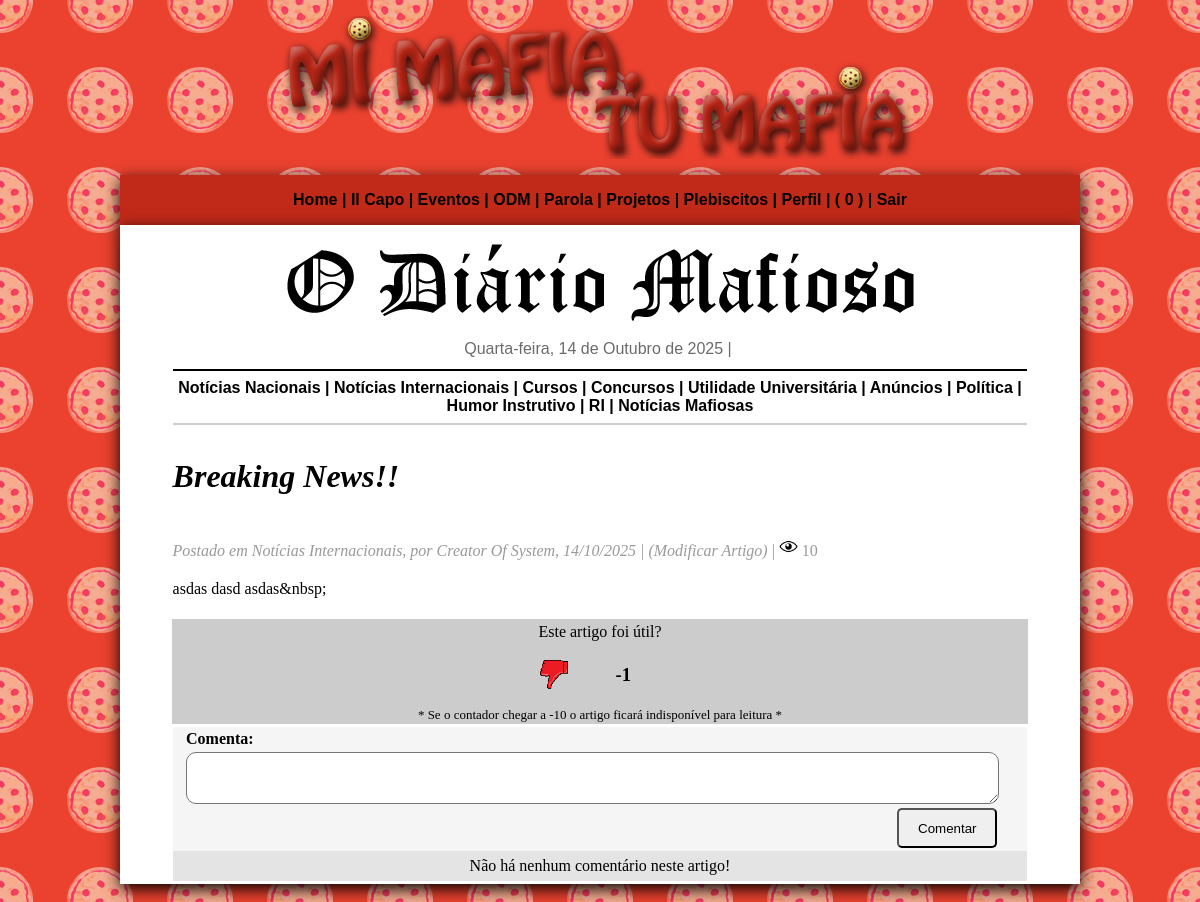
Page /readpost.php?i=3 (signed in) on the committed database.
### tables this page shows
CREATE TABLE `posts` (
  `id_post` int(11) NOT NULL,
  `tit_post` varchar(200) NOT NULL,
  `text_post` text NOT NULL,
  `creat_post` varchar(200) NOT NULL,
  `date_post` varchar(20) NOT NULL,
  `totutil_post` varchar(200) NOT NULL,
  `cat_post` varchar(200) NOT NULL,
  `font_post` text NOT NULL,
  `vis_post` int(11) NOT NULL,
  `util_post` int(11) NOT NULL,
  `inutil_post` int(11) NOT NULL
);

CREATE TABLE `user` (
  `id_user` int(11) NOT NULL,
  `nome_user` varchar(200) NOT NULL,
  `sobrenome_user` varchar(200) NOT NULL,
  `nickname_user` varchar(20) NOT NULL,
  `bday_user` varchar(20) NOT NULL,
  `turno_user` varchar(10) NOT NULL,
  `mail_user` varchar(200) NOT NULL,
  `sexo_user` varchar(20) NOT NULL,
  `pass_user` varchar(200) NOT NULL,
  `desc_user` text NOT NULL,
  `matricula_user` varchar(20) NOT NULL,
  `photo_user` varchar(20) NOT NULL
);

### readpost.php (the view, shortened to what the rows shown need)
<?php
include('rest.php');
include('conectar.php');
$post_id = $_GET['i'] ?? '';
$query_guy= "SELECT * FROM user WHERE nickname_user = ?";
$stmt_guy = $conexao->prepare($query_guy);
$stmt_guy->bind_param("s", $login_user);
$stmt_guy->execute();
$rs_guy   = $stmt_guy->get_result();
$infoguy  = $rs_guy->fetch_assoc();
$id_user	= $infoguy['id_user'];
$query_post = "SELECT * FROM posts WHERE id_post = ?";
$stmt_post = $conexao->prepare($query_post);
$stmt_post->bind_param("s", $post_id);
$stmt_post->execute();
$rs_post = $stmt_post->get_result();
$postinfo = $rs_post->fetch_assoc();
$tit_post     = $postinfo['tit_post'];
$text_post    = $postinfo['text_post'];
$creat_post	  = $postinfo['creat_post'];
$date_post    = new DateTime($postinfo['date_post']);
$area	      = $postinfo['cat_post'];
$sees_all	  = $postinfo['vis_post'];
$totutil_post = $postinfo['totutil_post'];
$nome_creat     = '';
$sobnome_creat  = '';
if($creat_post != 0){
    $query_creat = "SELECT * FROM user WHERE id_user = ?";
    $stmt_creat = $conexao->prepare($query_creat);
    $stmt_creat->bind_param("s", $creat_post);
    $stmt_creat->execute();
    $rs_creat = $stmt_creat->get_result();
    $creatinfus = $rs_creat->fetch_assoc();
    $nome_creat     = $creatinfus['nome_user'];
    $sobnome_creat  = $creatinfus['sobrenome_user'];
}
include('areas.php');
?>
<!DOCTYPE html PUBLIC "-//W3C//DTD XHTML 1.0 Transitional//EN" "http://www.w3.org/TR/xhtml1/DTD/xhtml1-transitional.dtd">
<html xmlns="http://www.w3.org/1999/xhtml">
<head>
<link rel="stylesheet" href="css/geral.css" type="text/css" />
</head>
<body leftmargin="0" topmargin="0" background="img/back2.png">
<table cellpadding="0" cellspacing="0" width="100%" border="0">
  <tr>
    <td bgcolor="#FFFFFF" style="box-shadow: 0px 5px 15px #000;" height="500" valign="top">
        <table width="100%" border="0">
            <tr>
                <td align="left" valign="top">
                <font face="Georgia, Times New Roman, Times, serif">
                    <h1><i>
                    <?php
                        if($tit_post == ''){
                            echo 'Sem título';
                        }else{
                            echo $tit_post;
                        }
                    ?>
                    </i></h1>
                </font>
                </td>
            </tr>
            <tr>
                <td align="left" style="font-family:Georgia, 'Times New Roman', Times, serif; color:#999;">
                    <p>
                        <i>
                        Postado em <a style="color:#999;" href="odmareas.php?a=<?=$area?>"><?=$area_text?></a>, por <?php if($nome_creat == ''){ echo 'Sistema'; }else{ ?> <a style="font-family:Georgia, 'Times New Roman', Times, serif; color:#999;" href="perfil.php?p=<?=$creat_post?>"><font style="text-transform:capitalize;"><?=$nome_creat?> <?=$sobnome_creat?></font></a><?php } ?>, <?=$date_post->format('d/m/Y');?><?php if ($id_user == $creat_post) {?> | (<a style="color:#999" href="editpost.php?i=<?=$post_id?>">Modificar Artigo</a>)
                        <?php } ?>
                        </i>
                        | <span title="Este artigo foi visto <?=$sees_all;?> <?php if($sees_all == 1){ echo 'vez'; }else{ echo 'vezes'; } ?>"><img src="img/eye.png" width="19px"> <?=$sees_all;?></span>
                    </p>
                </td>
            </tr>
            <tr>
                <td>&nbsp;</td>
                <td align="left" style="font-family:Georgia, 'Times New Roman', Times, serif;">
                    <?=$text_post;?><br /><br />
                </td>
                <td>&nbsp;</td>
            </tr>
            <?php
                if($creat_post != '0'){
            ?>
            <tr>
                    <td align="center" bgcolor="#CCCCCC" style="font-family:Georgia, 'Times New Roman', Times, serif;">
                        <table border="0" width="140">
                            <?php
                                $query_lik  = "SELECT * FROM liking WHERE use_lik = ? AND post_lik = ?";
                                $stmt_lik   = $conexao->prepare($query_lik);
                                $stmt_lik->bind_param("ss", $id_user, $post_id);
                                $stmt_lik->execute();
                                $rs_lik     = $stmt_lik->get_result();
                                $nlik       = $rs_lik->num_rows;
                                if($nlik > 0){
                                    $infolik    = $rs_lik->fetch_assoc();
                                    $op = $infolik['op_lik'];
                                }
                                if($nlik == 0){
                            ?>
                            <tr>
                                <td width="33%" align="center"><a href="lik.php?i=<?=$post_id;?>&o=1"><img src="img/like.png" width="28"></a></td>
                                <td width="33%" align="center"><h3><?=$totutil_post?></h3></td>
                                <td width="33%" align="center"><a href="lik.php?i=<?=$post_id;?>&o=2"><img src="img/unlike.png" width="28"></a></td>
                            </tr>
                            <?php
                                }else{ ?>
                            <tr>
                                <td width="33%" align="center">
                                    <?php if($op == 2){ ?>
                                        <img src="img/unlike.png" width="28">
                                    <?php }elseif($op == 1){ ?>
                                        <img src="img/like.png" width="28">
                                    <?php } ?>
                                </td>
                                <td width="66%" colspan="2" align="center"><h3><?=$totutil_post?></h3></td>
                            </tr>
                        <?php   } ?>
                    </table>
                </td>
            </tr>
            <?php } ?>
    </table>
</td>
</tr>
</table>
</body>
</html>

### rows in the picture
posts: tit_post "Breaking News!!", cat_post "Notícias Internacionais", date_post "14/10/2025", vis_post "10", text_post "asdas dasd asdas&nbsp;", totutil_post "-1"
user: nome_user "Creator", sobrenome_user "Of System"
